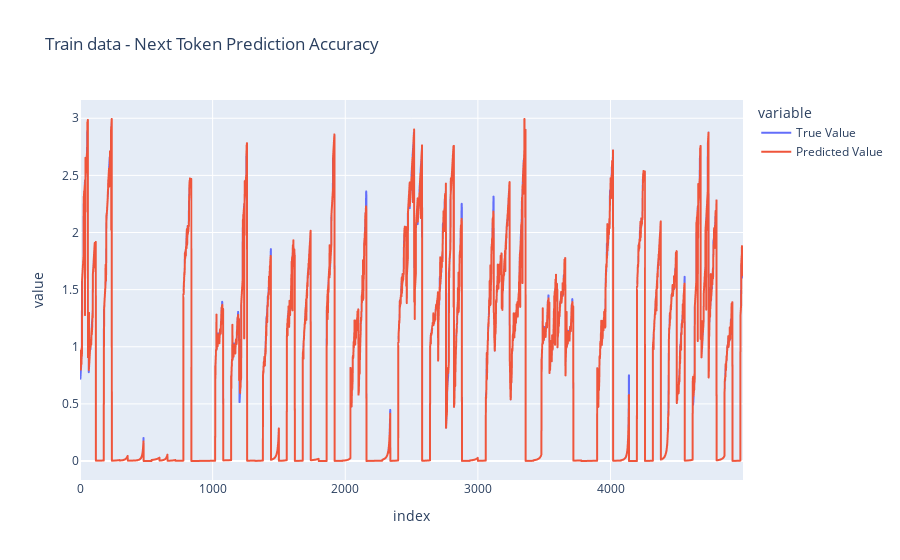

Notebook source saved alongside this figure:
### Code cell
dataset_raw= TimeSeriesDatasetRaw(train_episodes, context_window=context_window, vocab_size=vocab_size)
x_batch, y_batch = dataset_raw[range(5_000)]


print(x_batch.shape)

y_predict = learner.predict(x_batch, num_periods=1)[:, -1]




df=pd.DataFrame([y_batch, y_predict]).T
df.columns = ['True Value', 'Predicted Value']
fig = px.line(df, labels={ 'x':['Predicted Value','Predicted Value']}, title='Train data - Next Token Prediction Accuracy')
fig.show()

### Figure 1 — Plotly figure (JSON) as saved in the notebook; plotly's stock layout.template omitted (floating-point values rounded to 4 significant figures; data arrays with more than 128 entries replaced by an {"elided": "..."} marker saying what was removed)
{"data": [{"hovertemplate": "variable=True Value<br>index=%{x}<br>value=%{y}<extra></extra>", "legendgroup": "True Value", "line": {"color": "#636efa", "dash": "solid"}, "marker": {"symbol": "circle"}, "mode": "lines", "name": "True Value", "showlegend": true, "type": "scattergl", "x": {"elided": "5000 int values"}, "xaxis": "x", "y": {"elided": "5000 float values"}, "yaxis": "y"}, {"hovertemplate": "variable=Predicted Value<br>index=%{x}<br>value=%{y}<extra></extra>", "legendgroup": "Predicted Value", "line": {"color": "#EF553B", "dash": "solid"}, "marker": {"symbol": "circle"}, "mode": "lines", "name": "Predicted Value", "showlegend": true, "type": "scattergl", "x": {"elided": "5000 int values"}, "xaxis": "x", "y": {"elided": "5000 float values"}, "yaxis": "y"}], "layout": {"legend": {"title": {"text": "variable"}, "tracegroupgap": 0}, "title": {"text": "Train data - Next Token Prediction Accuracy"}, "xaxis": {"anchor": "y", "domain": [0, 1], "title": {"text": "index"}}, "yaxis": {"anchor": "x", "domain": [0, 1], "title": {"text": "value"}}}}
